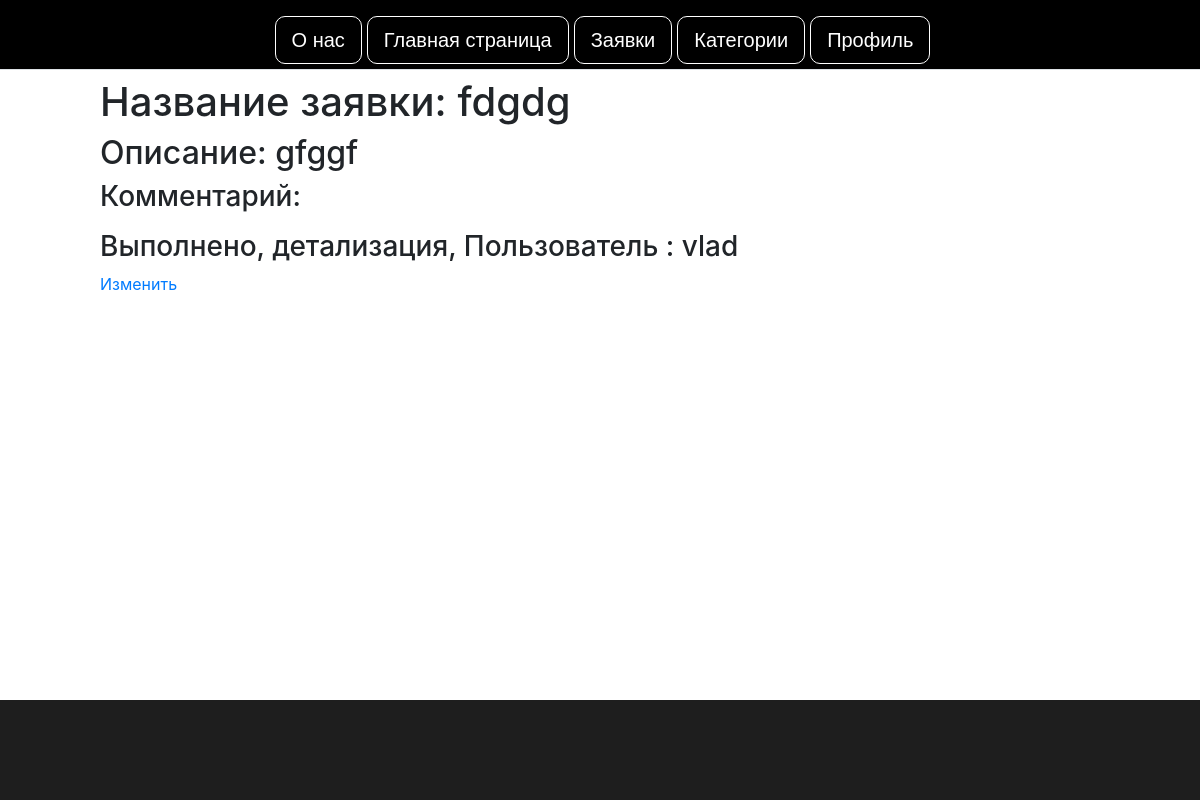
Screenshot of /accounts/profile/applications/12/ (signed in) with the database file from the repository.
### accounts/models.py (models this page shows, shortened)
class Application(models.Model):
    id = models.AutoField(primary_key=True, unique=True, verbose_name='id')
    title = models.CharField(max_length=200, verbose_name='Название')
    desc = models.TextField(max_length=400, verbose_name='Описание')
    img = models.ImageField(upload_to='img', verbose_name='Картинка')
    ready_design = models.ImageField(upload_to='design', verbose_name='Готовый дизайн', null=True, blank=True)
    user = models.ForeignKey(User, on_delete=models.SET_NULL, verbose_name='Пользователь', null=True, blank=True,
                             to_field='id')
    date = models.DateField(default=datetime.today())
    comment = models.TextField(max_length=400, verbose_name='Комментарий', null=True, blank=True)
    NEW = 'new'
    LOAD = 'load'
    READY = 'ready'
    LOAN_STATUS = (
        (NEW, 'Новая'),
        (LOAD, 'Принято в работу'),
        (READY, 'Выполнено'),
    )
    status = models.CharField(max_length=30, choices=LOAN_STATUS, default='new', help_text='Статус',
                              verbose_name='Статус')
    SKETCH = 'sketch'
    MID_DETAIL = 'mid_detail'
    AUTHOR = 'author'
    CATEGORIES = (
        (SKETCH, 'проект'),
        (MID_DETAIL, 'детализация'),
        (AUTHOR, 'Авторский интерьер'),
    )
    category = models.CharField(max_length=30, choices=CATEGORIES, default='проект', help_text='Категории',
                                verbose_name='Категории')

class User(AbstractBaseUser, PermissionsMixin):
    id = models.AutoField(primary_key=True, unique=True)
    full_name = models.CharField(max_length=50, help_text="Напишите ФИО")
    username = models.CharField(max_length=50, unique=True)
    password = models.CharField(max_length=200)
    email = models.EmailField(unique=True, max_length=254)
    is_staff = models.BooleanField(default=False)
    USERNAME_FIELD = 'username'  # Идентификатор для обращения
    REQUIRED_FIELDS = ['email']  # Список имён полей для Superuser
    objects = MyUserManager()

### accounts/views.py (the view)
# urls.py: path('profile/applications/<int:pk>/', views.detail_application.as_view(), name='profile_application_detail'),
class detail_application(DetailView):
    model = Application
    template_name = 'accounts/application_detail.html'

### accounts/templates/accounts/application_detail.html (shortened to what this page needs)
{% extends 'base.html' %}
{% load static %}
{% block links %}
    <link rel="stylesheet" href="{% static 'application_detail.css'%}">
{% endblock %}
{% block content %}
<h1>Название заявки: {{ application.title }}</h1>
<h2>Описание: {{ application.desc }}</h2>
<h3>Комментарий:</h3>
<h3>{{ application.get_status_display }}, {{ application.get_category_display }}, {% if user.is_staff %}Пользователь : {{ application.user.get_username }}{% endif %}</h3>
{% if user.is_staff %}<a href="{% url 'profile_application_update' application.id %}">Изменить</a>{% endif %}
{% endblock %}

### myapp/static/main.css (style rules this page uses)
* { padding: 0; margin: 0; box-sizing: border-box; }
body { background: #272727; font-family: "Montserrat", sans-serif; }

### rows the page displays
Application: title "fdgdg", desc "gfggf", status "Выполнено", category "детализация", user.get_username "vlad"
